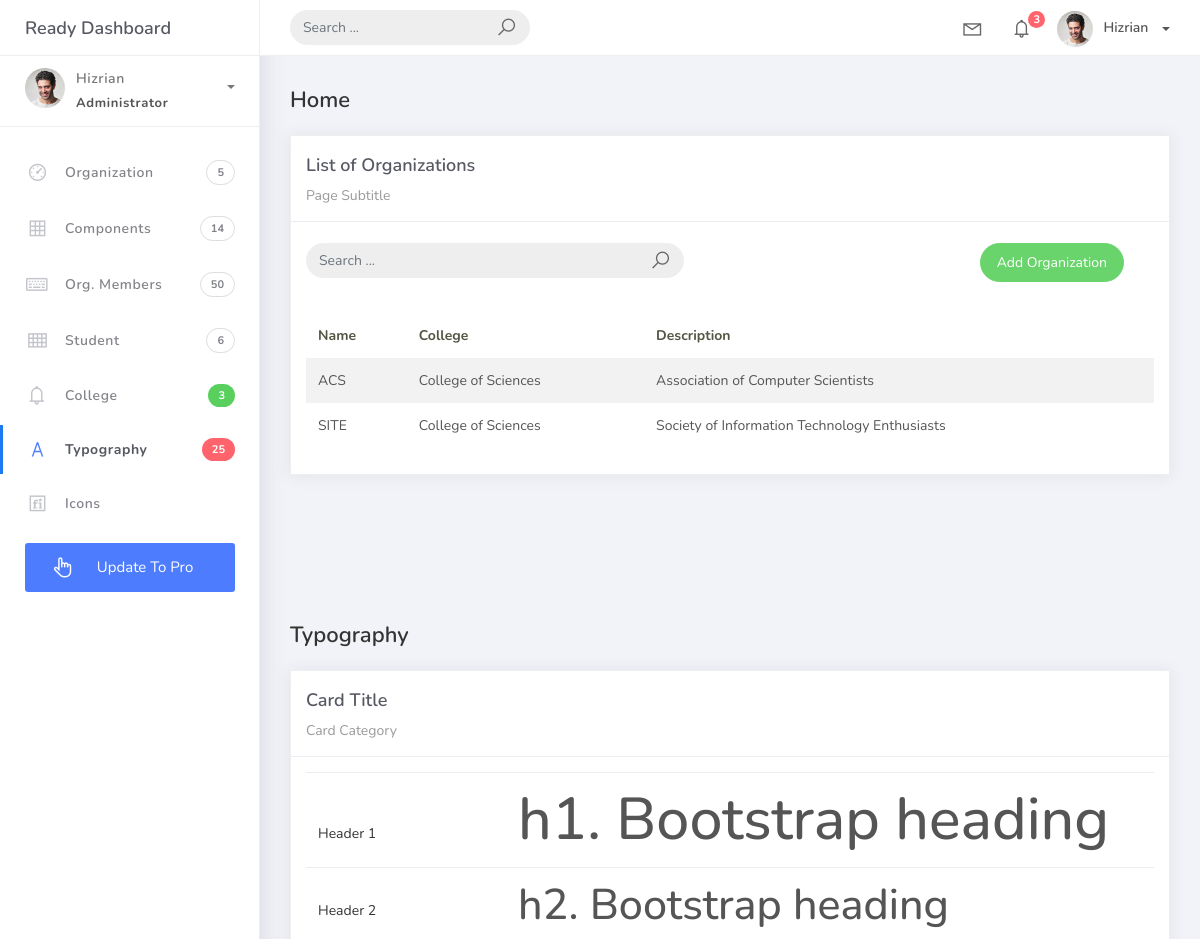
The app's page /organization_list (upper part), older data.
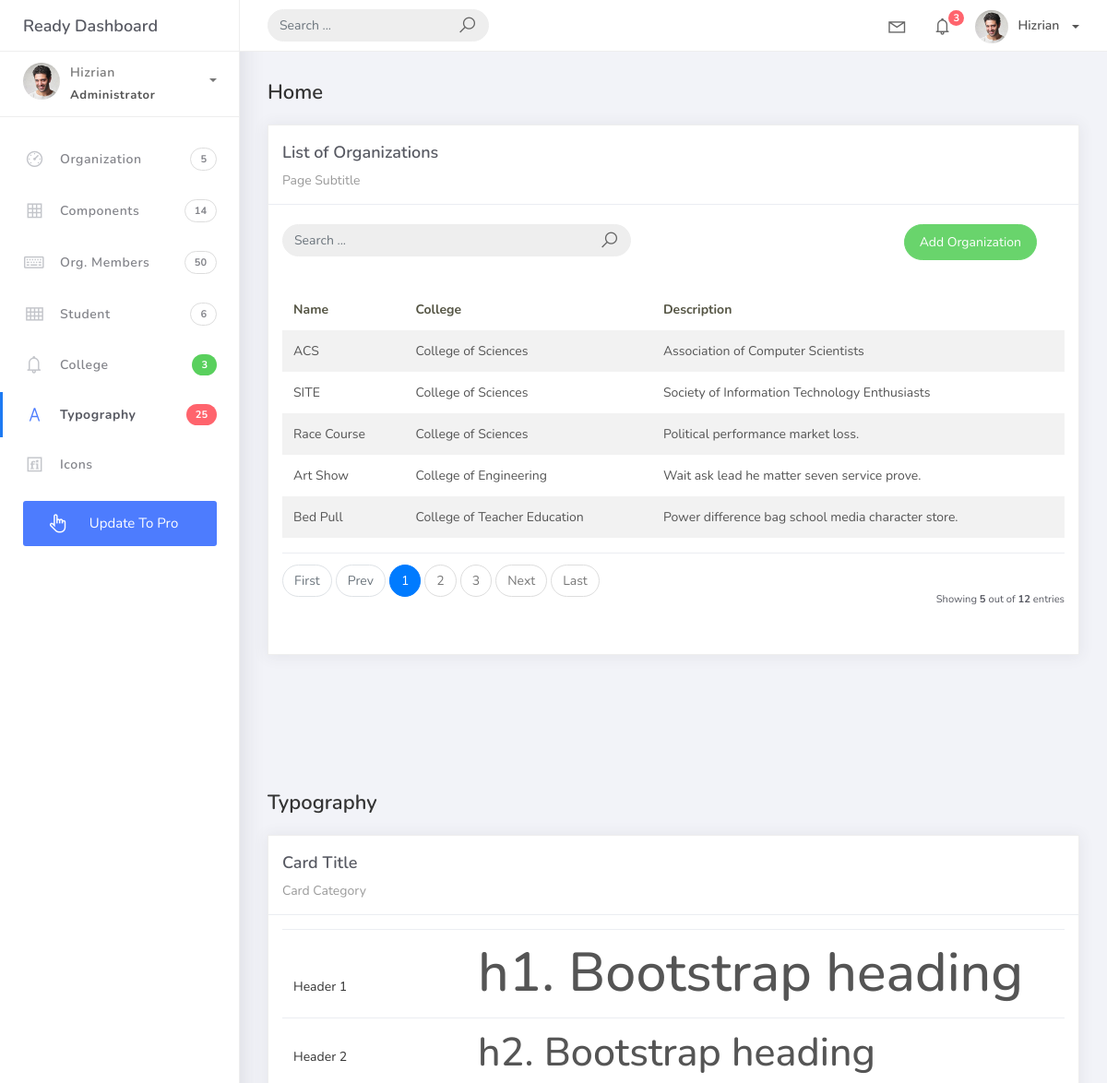
The same page, newer data.
### studentorg/models.py (models this page shows, shortened)
class BaseModel(models.Model):
    created_at = models.DateTimeField(auto_now_add=True, db_index=True)
    updated_at = models.DateTimeField(auto_now=True)
    class Meta:
        abstract = True

class Organization(BaseModel):
    name = models.CharField(max_length=250)
    college = models.ForeignKey(
        College, null=True, blank=True, on_delete=models.CASCADE)
    description = models.CharField(max_length=500)

class College(BaseModel):
    college_name = models.CharField(max_length=150)
    def __str__(self):
        return self.college_name

### studentorg/views.py (the view)
# urls.py: path('organization_list', OrganizationList.as_view(), name='organization-list'),
class OrganizationList(ListView):
    model = Organization
    context_object_name = 'organization'
    template_name = 'org_list.html'
    paginate_by = 5

### templates/org_list.html
{% extends 'base.html' %} {% load static %} {% block content %}
<div class="content">
    <div class="container-fluid">
        <h4 class="page-title">Home</h4>
        <div class="row">
            <div class="col-md-12">
                <div class="card">
                    <div class="card-header">
                        <div class="card-title">List of Organizations</div>
                        <div class="card-category">Page Subtitle</div>
                    </div>
                    <br />
                        <div class="col-md-12 row">
                            <div class="col-md-6">
                                <form class="navbar-left navbar-form nav-search mr-md-3" action="">
                                    <div class="input-group">
                                        <input type="text" placeholder="Search ..." class="form-control" />
                                        <div class="input-group-append">
                                            <span class="input-group-text">
                                                <i class="la la-search search-icon"></i>
                                            </span>
                                        </div>
                                    </div>
                                </form>
                            </div>
                            <div class="col-md-6">
                                <div class="pull-right">
                                    <a href="{% url 'organization-add' %}" class="btn btn-success btn-rounded">Add Organization</a>
                                </div>
                            </div>
                        </div>
                    <div class="card-body">
                        <table class="table table-striped mt-3">
                            <thead>
                                <tr>
                                    <th scope="col">Name</th>
                                    <th scope="col">College</th>
                                    <th scope="col">Description</th>
                                </tr>
                            </thead>
                            <tbody>
                                {% for object in object_list %}
                                <tr>
                                    <td>{{ object.name }}</td>
                                    <td>{{ object.college }}</td>
                                    <td>{{ object.description }}</td>
                                </tr>
                                {% endfor %}
                            </tbody>
                        </table>
                        {% include 'includes/pagination.html' %}
                    </div>
                </div>
            </div>
        </div>
    </div>
</div>
{% endblock %}

### templates/base.html (shortened to what this page needs)
{% load static %}
<!DOCTYPE html>
<html>
<head>
	<link rel="stylesheet" href="{% static 'css/bootstrap.min.css' %}">
	<link rel="stylesheet" href="{% static 'css/ready.css' %}">
	<link rel="stylesheet" href="{% static 'css/demo.css' %}">
</head>
<body>
	<div class="wrapper">
		<div class="main-header">
			<div class="logo-header">
				<a href="index.html" class="logo">
					Ready Dashboard
				</a>
			</div>
			<nav class="navbar navbar-header navbar-expand-lg">
				<div class="container-fluid">
					<form class="navbar-left navbar-form nav-search mr-md-3" action="">
						<div class="input-group">
							<input type="text" placeholder="Search ..." class="form-control">
							<div class="input-group-append">
								<span class="input-group-text">
									<i class="la la-search search-icon"></i>
								</span>
							</div>
						</div>
					</form>
					<ul class="navbar-nav topbar-nav ml-md-auto align-items-center">
						<li class="nav-item dropdown hidden-caret">
							<a class="nav-link dropdown-toggle" href="#" id="navbarDropdown" role="button" data-toggle="dropdown" aria-haspopup="true" aria-expanded="false">
								<i class="la la-envelope"></i>
							</a>
						</li>
						<li class="nav-item dropdown hidden-caret">
							<a class="nav-link dropdown-toggle" href="#" id="navbarDropdown" role="button" data-toggle="dropdown" aria-haspopup="true" aria-expanded="false">
								<i class="la la-bell"></i>
								<span class="notification">3</span>
							</a>
						</li>
						<li class="nav-item dropdown">
							<a class="dropdown-toggle profile-pic" data-toggle="dropdown" href="#" aria-expanded="false"> <img src="{% static 'img/profile.jpg' %}" alt="user-img" width="36" class="img-circle"><span >Hizrian</span></span> </a>
							</li>
						</ul>
					</div>
				</nav>
			</div>
			<div class="sidebar">
				<div class="scrollbar-inner sidebar-wrapper">
					<div class="user">
						<div class="photo">
							<img src="{% static 'img/profile.jpg' %}">
						</div>
						<div class="info">
							<a class="" data-toggle="collapse" href="#collapseExample" aria-expanded="true">
								<span>
									Hizrian
									<span class="user-level">Administrator</span>
									<span class="caret"></span>
								</span>
							</a>
						</div>
					</div>
					<ul class="nav">
						<li class="nav-item">
							<a href="{% url 'organization-list' %}">
								<i class="la la-dashboard"></i>
								<p>Organization</p>
								<span class="badge badge-count">5</span>
							</a>
						</li>
						<li class="nav-item">
							<a href="components.html">
								<i class="la la-table"></i>
								<p>Components</p>
								<span class="badge badge-count">14</span>
							</a>
						</li>
						<li class="nav-item">
							<a href="forms.html">
								<i class="la la-keyboard-o"></i>
								<p>Org. Members</p>
								<span class="badge badge-count">50</span>
							</a>
						</li>
						<li class="nav-item">
							<a href="tables.html">
								<i class="la la-th"></i>
								<p>Student</p>
								<span class="badge badge-count">6</span>
							</a>
						</li>
						<li class="nav-item">
							<a href="notifications.html">
								<i class="la la-bell"></i>
								<p>College</p>
								<span class="badge badge-success">3</span>
							</a>
						</li>
						<li class="nav-item active">
							<a href="typography.html">
								<i class="la la-font"></i>
								<p>Typography</p>
								<span class="badge badge-danger">25</span>
							</a>
						</li>
						<li class="nav-item">
							<a href="icons.html">
								<i class="la la-fonticons"></i>
								<p>Icons</p>
							</a>
						</li>
						<li class="nav-item update-pro">
							<button  data-toggle="modal" data-target="#modalUpdate">
								<i class="la la-hand-pointer-o"></i>
								<p>Update To Pro</p>
							</button>
						</li>
					</ul>
				</div>
			</div>
			<div class="main-panel">
                {% block content %}
                {% endblock %}
				<div class="content">
					<div class="container-fluid">
						<h4 class="page-title">Typography</h4>
						<div class="row">
							<div class="col-md-12">
								<div class="card">
									<div class="card-header">
										<div class="card-title">Card Title</div>
										<div class="card-category">Card Category</div>
									</div>
									<div class="card-body">
										<table class="table table-typo">
											<tbody>
												<tr>
													<td>
														<p>Header 1</p>
													</td>
													<td><span class="h1">h1. Bootstrap heading</span></td>
												</tr>
												<tr>
													<td>
														<p>Header 2</p>
													</td>
													<td><span class="h2">h2. Bootstrap heading</span></td>
												</tr>
											</tbody>
										</table>
									</div>
								</div>
							</div>
						</div>
					</div>
				</div>
			</div>
		</div>
</body>
</html>

### templates/includes/pagination.html (shortened to what this page needs)
{% if is_paginated %}
    <div class="card-footer px-0 border-0 d-flex flex-column flex-lg-row align-items-center justify-content-between mt-3">
        <nav aria-label="Topics_pagination" class="mb-4">
            <ul class="pagination">
                {% if page_obj.number > 1 %}
                    <li class="page-item">
                        <a class="page-link" href="?page=1">First</a>
                    </li>
                {% else %}
                    <li class="page-item disabled">
                        <span class="page-link">First</span>
                    </li>
                {% endif %}
                {% if page_obj.has_previous %}
                    <li class="page-item">
                        <a class="page-link" href="?page={{ page_obj.previous_page_number }}">Prev</a>
                    </li>
                {% else %}
                    <li class="page-item disabled">
                        <span class="page-link">Prev</span>
                    </li>
                {% endif %}
                {% for page_num in paginator.page_range %}
                    {% if page_obj.number == page_num %}
                        <li class="page-item active">
                            <span class="page-link">
                                {{ page_num }}
                            </span>
                        </li>
                    {% elif page_num > page_obj.number|add:'-3' and page_num < page_obj.number|add:'3' %}
                        <li class="page-item">
                            <a class="page-link" href="?page={{ page_num }}">{{ page_num }}</a>
                        </li>
                    {% endif %}
                {% endfor %}
                {% if page_obj.has_next %}
                    <li class="page-item">
                        <a class="page-link" href="?page={{ page_obj.next_page_number }}">Next</a>
                    </li>
                {% else %}
                    <li class="page-item disabled">
                        <span class="page-link">Next</span>
                    </li>
                {% endif %}
                {% if page_obj.number < paginator.num_pages %}
                    <li class="page-item">
                        <a class="page-link" href="?page={{ paginator.num_pages }}">Last</a>
                    </li>
                {% else %}
                    <li class="page-item disabled">
                        <span class="page-link">Last</span>
                    </li>
                {% endif %}
            </ul>
        </nav>
        <div class="fw-normal small mt-4 mt-lg-0">
            Showing <b>{{ object_list.count }}</b> out of <b>{{ paginator.count }}</b> entries
        </div>
    </div>
{% endif %}

### static/css/demo.css (style rules this page uses)
.update-pro { margin: 15px 25px; }
.update-pro button { padding: 13px 25px; background: #4d7cfe; color: #fff; border-radius: 3px; justify-content: center; width: 100%; border: 0; cursor: pointer; }
.update-pro button p, .update-pro button i { color: #fff !important; margin-bottom: 0px; }
.update-pro button i { margin-right: 5px !important; font-size: 23px; color: #C3C5CA; margin-right: 15px; width: 25px; text-align: center; vertical-align: middle; float: left; }
.table-typo tbody > tr > td { border-color: #fafafa; }
.table-typo tbody > tr > td:first-child { min-width: 200px; vertical-align: bottom; }
.table-typo tbody > tr > td:first-child p { font-size: 14px; color: #333; }

Row changes from the older to the newer data that the page shows:
added Organization: name "Race Course", college "College of Sciences", description "Political performance market loss."
added Organization: name "Art Show", college "College of Engineering", description "Wait ask lead he matter seven service prove."
added Organization: name "Bed Pull", college "College of Teacher Education", description "Power difference bag school media character store."
Text that changed along with them:
{{ object_list.count }}: (not shown) → "5"
{{ paginator.count }}: (not shown) → "12"
text now shown: "First Prev Next Last Showing out of entries"
new list line: "1"
new list line: "2"
new list line: "3"
